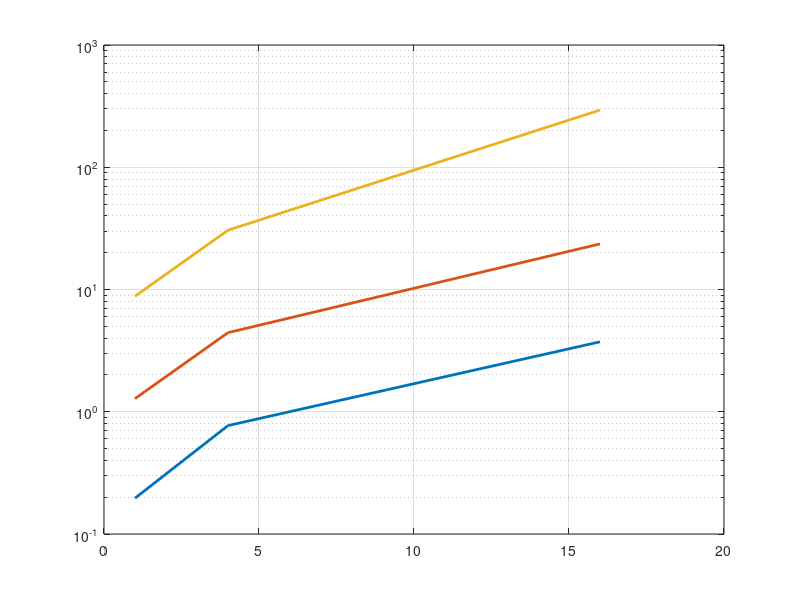

Write MATLAB code to recreate this figure. (Note: this script raises an error after producing the figure.)





ws612 =[0.196281,0.77066,3.73337]
ws125 =[1.28041,4.43689,23.6022]
ws251 =[8.81197,30.5576,293.759]
threadsP = [1,4,16]

supws612 = ws612(1)./ws612
supws125 = ws125(1)./ws125
supws251 = ws251(1)./ws251

figure()
semilogy(threadsP,ws612,"LineWidth",2)
hold on
semilogy(threadsP,ws125,"LineWidth",2)
hold on
semilogy(threadsP,ws251,"LineWidth",2)
grid on
xline(1)
xline(4)
xline(16)
xlabel("Threads number")
ylabel("Time (seconds)")
legend("64", "128", "256")


pause()













% from 1 to 10 threads
threads =[1,2,3,4,5,6,7,8,9,10]
x64 = [0.196281,0.187238,0.162066,0.165711,0.175701,0.171196,0.184268,0.192468,0.199429,0.268303]
x128 = [1.28041,0.953788,0.835927,0.77066,0.756458,0.752386,0.768854,0.773505,0.763555,0.776758]
x256 = [8.81197,6.15223,5.02967,4.43689,4.1095,3.9769,3.78487,3.86266,3.70059,3.61467]
x512 = [65.0061,45.2533,36.4704,30.5576,28.737,26.9436,26.2863,24.5194,25.2214,23.8828]
x1024 = [717.519,408.307,345.568,346.456,357.694,320.769,298.011,303.903,288.606,301.479]


sup64 = x64(1)./x64
sup128 = x128(1)./x128
sup256 = x256(1)./x256
sup512 = x512(1)./x512
sup1024 =x1024(1)./x1024



figure()
subplot(1,2,2)
plot(threads, sup64,"LineWidth",2)
hold on
plot(threads, sup128,"LineWidth",2)
hold on
plot(threads, sup256,"LineWidth",2)
hold on
plot(threads, sup512,"LineWidth",2)
hold on
plot(threads, sup1024,"LineWidth",2)
grid on
xlabel("Threads number")
ylabel("Speedup")

legend("64 x 64", "128 x 128","256 x 256","512 x 512", "1024 x 1024")

subplot(1,2,1)
semilogy(threads, x64,"LineWidth",2)
hold on
semilogy(threads, x128,"LineWidth",2)
hold on
semilogy(threads, x256,"LineWidth",2)
hold on
semilogy(threads, x512,"LineWidth",2)
hold on
semilogy(threads, x1024,"LineWidth",2)
grid on
xlabel("Threads number")
ylabel("Time (seconds)")

legend("64 x 64", "128 x 128","256 x 256","512 x 512", "1024 x 1024")